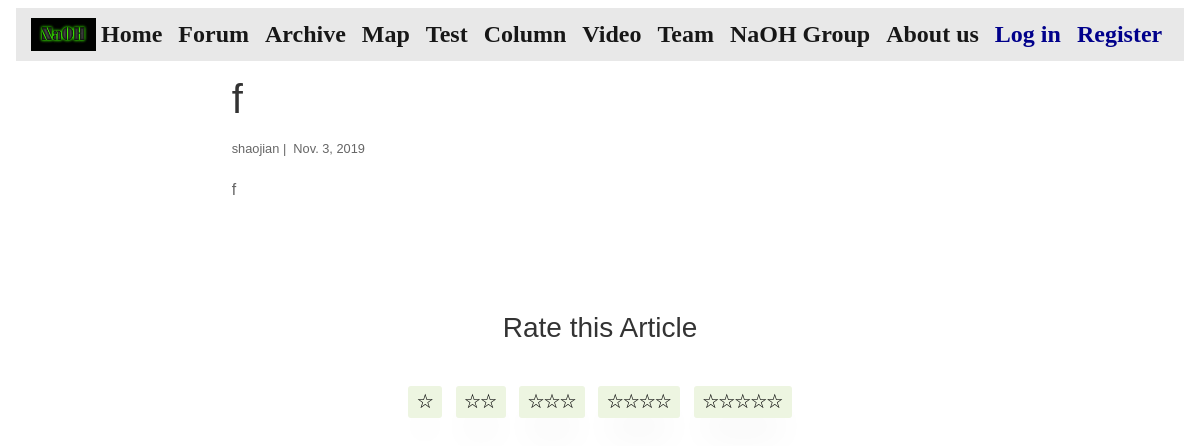
The app's page /essays/50/ with its own data.
### essays/models.py (models this page shows)
class Post(models.Model):
    user = models.ForeignKey(User, on_delete=models.CASCADE)
    title = models.CharField(max_length=128)
    body = models.CharField(max_length=4000)
    created_on = models.DateTimeField(auto_now_add=True)
    count = models.IntegerField(default=0)
    rate = models.FloatField(default=0)
    rate_total = models.FloatField(default=0)
    rate_num = models.IntegerField(default=0)

### essays/views.py (the view)
# urls.py: path("<int:pk>/", views.essay_details, name="essay_details"),
def essay_details(request, pk):
    post = Post.objects.get(pk=pk)
    images = Images.objects.filter(post=post)
    post.count += 1
    post.save()
    language = select_language(request)
    context = {
       'post': post,
       'images': images,
       'language': language
    }
    return render(request, "essay_details.html", context)

### essays/views.py (called while the page is built)
def select_language(request):
    language = 'English'
    if request.user.is_authenticated:
        if request.session.get(request.user.username, None) == None:
            request.session[request.user.username] = 'Chinese'
        language = request.session[request.user.username]
    return language

### essays/templates/essay_details.html (shortened to what this page needs)
{% extends "base.html" %}
{% block page_content %}
<div class="col-md-8 offset-md-2">
    <h1>{{ post.title }}</h1>
    <small>
        {{ post.user }} |&nbsp;
        {{ post.created_on.date }}
    </small>
    <p>{{ post.body | linebreaks }}</p>
    <br><br><br>
    <div align="center">
        <h3>Rate this Article</h3>
        <br>
        <div class="rate">
            <a href="{% url 'one_star' post.pk%}" class="btn btn-default">&#9734;</a>&nbsp;&nbsp;
            <a href="{% url 'two_star' post.pk%}" class="btn btn-default">&#9734;&#9734;</a>&nbsp;&nbsp;
            <a href="{% url 'three_star' post.pk%}" class="btn btn-default">&#9734;&#9734;&#9734;</a>&nbsp;&nbsp;
            <a href="{% url 'four_star' post.pk%}" class="btn btn-default">&#9734;&#9734;&#9734;&#9734;</a>&nbsp;&nbsp;
            <a href="{% url 'five_star' post.pk%}" class="btn btn-default">&#9734;&#9734;&#9734;&#9734;&#9734;</a>
        </div>
    </div>
    <br><br><br>
</div>
{% endblock %}

### NaOH_camp/templates/base.html (style rules this page uses)
a { font-family: 'Libre Baskerville', serif; }

### essays/templates/essay_details.html (style rules this page uses)
.rate a { background-color: #EDF5E1; color: black; padding: 3px 8px; }

### records on screen
Post: title "f", user "shaojian", created_on "Nov. 3, 2019", body "f"
